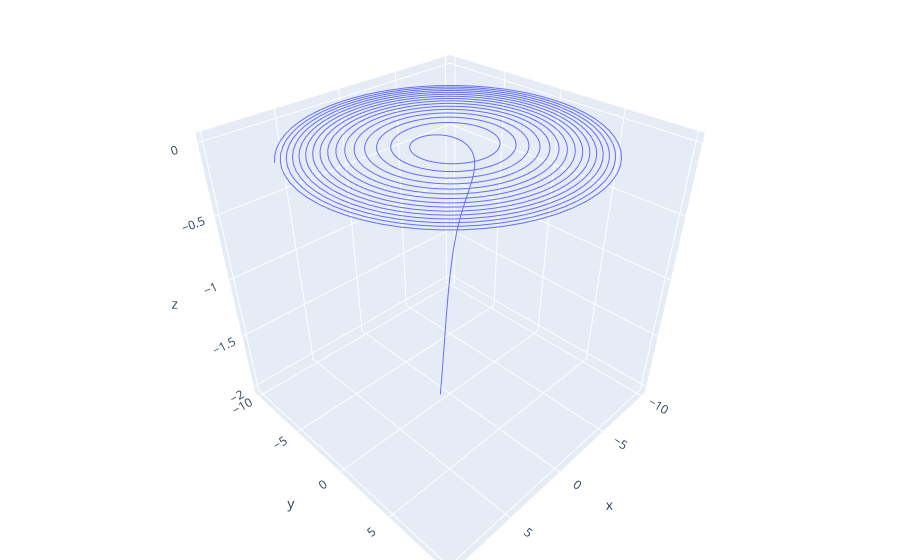

Source (notebook cell):
### Code cell
t = 0:0.1:100
u0 = [1 1 1]

plot_phase_portrait_3d(hopf3d, [1 0 -2], t, ["u1" "u2" "u3"])

### Figure 1 — Plotly figure (JSON) as saved in the notebook; plotly's stock layout.template omitted (floating-point values rounded to 4 significant figures; data arrays with more than 128 entries replaced by an {"elided": "..."} marker saying what was removed)
{"data": [{"mode": "lines", "type": "scatter3d", "x": {"elided": "1001 float values"}, "y": {"elided": "1001 float values"}, "z": {"elided": "1001 float values"}}], "layout": {"margin": {"b": 0, "l": 0, "r": 0, "t": 0}, "xaxis": {"title": {"text": "u1"}}, "yaxis": {"title": {"text": "u2"}}, "zaxis": {"title": {"text": "u3"}}}}
